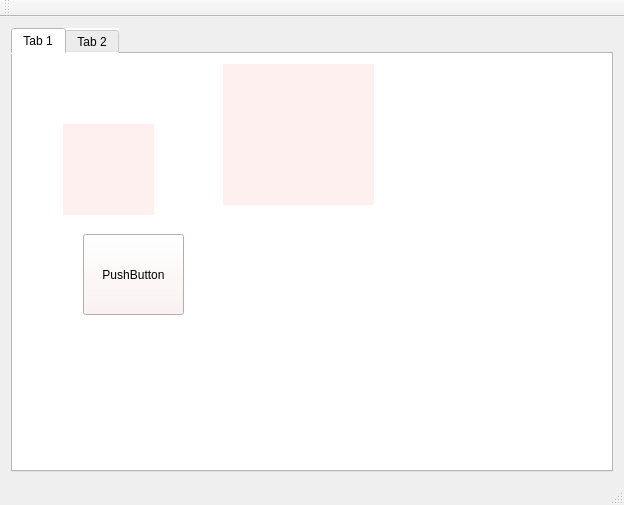
<?xml version="1.0" encoding="UTF-8"?>
<ui version="4.0">
 <class>MainWindow</class>
 <widget class="QMainWindow" name="MainWindow">
  <property name="geometry">
   <rect>
    <x>0</x>
    <y>0</y>
    <width>624</width>
    <height>505</height>
   </rect>
  </property>
  <property name="windowTitle">
   <string>MainWindow</string>
  </property>
  <widget class="QWidget" name="centralWidget">
   <layout class="QVBoxLayout" name="verticalLayout_2">
    <item>
     <widget class="QTabWidget" name="tabWidget">
      <property name="styleSheet">
       <string notr="true">QWidget{
background:#ffffff;
}</string>
      </property>
      <property name="currentIndex">
       <number>0</number>
      </property>
      <widget class="QWidget" name="tab">
       <attribute name="title">
        <string>Tab 1</string>
       </attribute>
       <widget class="CClickWidget" name="widget_click" native="true">
        <property name="geometry">
         <rect>
          <x>210</x>
          <y>10</y>
          <width>151</width>
          <height>141</height>
         </rect>
        </property>
        <property name="styleSheet">
         <string notr="true">QWidget{background:white}</string>
        </property>
        <layout class="QVBoxLayout" name="verticalLayout">
         <property name="spacing">
          <number>0</number>
         </property>
         <property name="leftMargin">
          <number>0</number>
         </property>
         <property name="topMargin">
          <number>0</number>
         </property>
         <property name="rightMargin">
          <number>0</number>
         </property>
         <property name="bottomMargin">
          <number>0</number>
         </property>
         <item>
          <widget class="QLabel" name="label">
           <property name="styleSheet">
            <string notr="true">image:url(:/res/test.svg);
background:#fff0f0;</string>
           </property>
           <property name="text">
            <string/>
           </property>
          </widget>
         </item>
        </layout>
       </widget>
       <widget class="QPushButton" name="pushButton">
        <property name="geometry">
         <rect>
          <x>70</x>
          <y>180</y>
          <width>101</width>
          <height>81</height>
         </rect>
        </property>
        <property name="styleSheet">
         <string notr="true">image:url(:/res/test.svg);
background:#fff0f0;</string>
        </property>
        <property name="text">
         <string>PushButton</string>
        </property>
       </widget>
       <widget class="QWidget" name="widget" native="true">
        <property name="geometry">
         <rect>
          <x>50</x>
          <y>70</y>
          <width>91</width>
          <height>91</height>
         </rect>
        </property>
        <property name="styleSheet">
         <string notr="true">QWidget{
image:url(:/res/test.svg);
background:#fff0f0;
}
QWidget:hover{
image:url(:/res/test02.svg);
}</string>
        </property>
       </widget>
       <widget class="QLabel" name="label_2">
        <property name="geometry">
         <rect>
          <x>390</x>
          <y>140</y>
          <width>121</width>
          <height>111</height>
         </rect>
        </property>
        <property name="text">
         <string/>
        </property>
        <property name="pixmap">
         <pixmap resource="source.qrc">:/res/test.svg</pixmap>
        </property>
        <property name="scaledContents">
         <bool>true</bool>
        </property>
       </widget>
      </widget>
      <widget class="QWidget" name="tab_2">
       <attribute name="title">
        <string>Tab 2</string>
       </attribute>
      </widget>
     </widget>
    </item>
   </layout>
  </widget>
  <widget class="QMenuBar" name="menuBar">
   <property name="geometry">
    <rect>
     <x>0</x>
     <y>0</y>
     <width>624</width>
     <height>22</height>
    </rect>
   </property>
  </widget>
  <widget class="QToolBar" name="mainToolBar">
   <attribute name="toolBarArea">
    <enum>TopToolBarArea</enum>
   </attribute>
   <attribute name="toolBarBreak">
    <bool>false</bool>
   </attribute>
  </widget>
  <widget class="QStatusBar" name="statusBar"/>
 </widget>
 <layoutdefault spacing="6" margin="11"/>
 <customwidgets>
  <customwidget>
   <class>CClickWidget</class>
   <extends>QWidget</extends>
   <header>cclickwidget.h</header>
   <container>1</container>
  </customwidget>
 </customwidgets>
 <resources>
  <include location="source.qrc"/>
 </resources>
 <connections/>
</ui>
